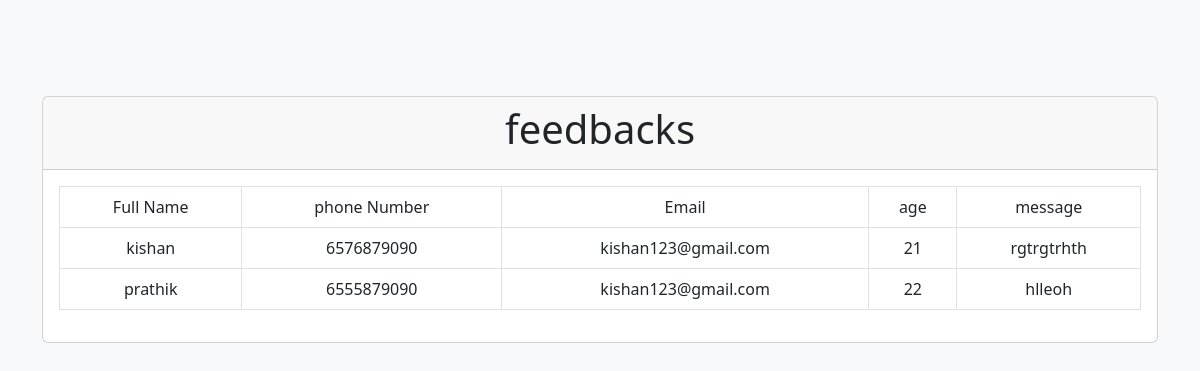
The app's page /admin/viewfeedback.php with its own data.
### tables this page shows
CREATE TABLE `feedback` (
  `id` int(20) NOT NULL,
  `fullname` varchar(11) NOT NULL,
  `email` varchar(100) NOT NULL,
  `phonenumber` bigint(255) NOT NULL,
  `age` int(11) NOT NULL,
  `message` varchar(11888) NOT NULL
);

### admin/functions.php (called while the page is built, shortened)
<?php
require_once 'connection.php';
function display_data(){
  global $con;
  $query = "select * from feedback";
  $result = mysqli_query($con,$query);
  return $result;
}
?>

### admin/viewfeedback.php (the view, shortened to what this page needs)
<?php
require_once './connection.php';
require_once './functions.php';
$result = display_data();
?>
<!DOCTYPE html>
<html lang="en">
<head>
 <link href="https://cdn.jsdelivr.net/npm/bootstrap@5.3.0-alpha1/dist/css/bootstrap.min.css" rel="stylesheet">
</head>
<body class="bg-light">
    <div class="container">
      <div class="row mt-5">
        <div class="col">
          <div class="card mt-5">
            <div class="card-header">
              <h2 class="display-6 text-center">feedbacks</h2>
            </div>
            <div class="card-body">
              <table class="table table-bordered text-center">
                <tr class="bg-dark text-white">
                  <td> Full Name </td>
                  <td> phone Number </td>
                  <td> Email </td>
                  <td> age </td>
                  <td> message</td>
                </tr>
                <tr>
                <?php
                  while($row = mysqli_fetch_assoc($result))
                  {
                ?>
                  <td><?php echo $row['fullname']; ?></td>
                  <td><?php echo $row['phonenumber']; ?></td>
                  <td><?php echo $row['email']; ?></td>
                  <td><?php echo $row['age']; ?></td>
                  <td><?php echo $row['message']; ?></td>
                </tr>
                <?php
                  }
                ?>
              </table>
            </div>
          </div>
        </div>
      </div>
    </div>
</body>
</html>

### records on screen
feedback: fullname "kishan", phonenumber "6576879090", email "kishan123@gmail.com", age "21", message "rgtrgtrhth"
feedback: fullname "prathik", phonenumber "6555879090", email "kishan123@gmail.com", age "22", message "hlleoh"
